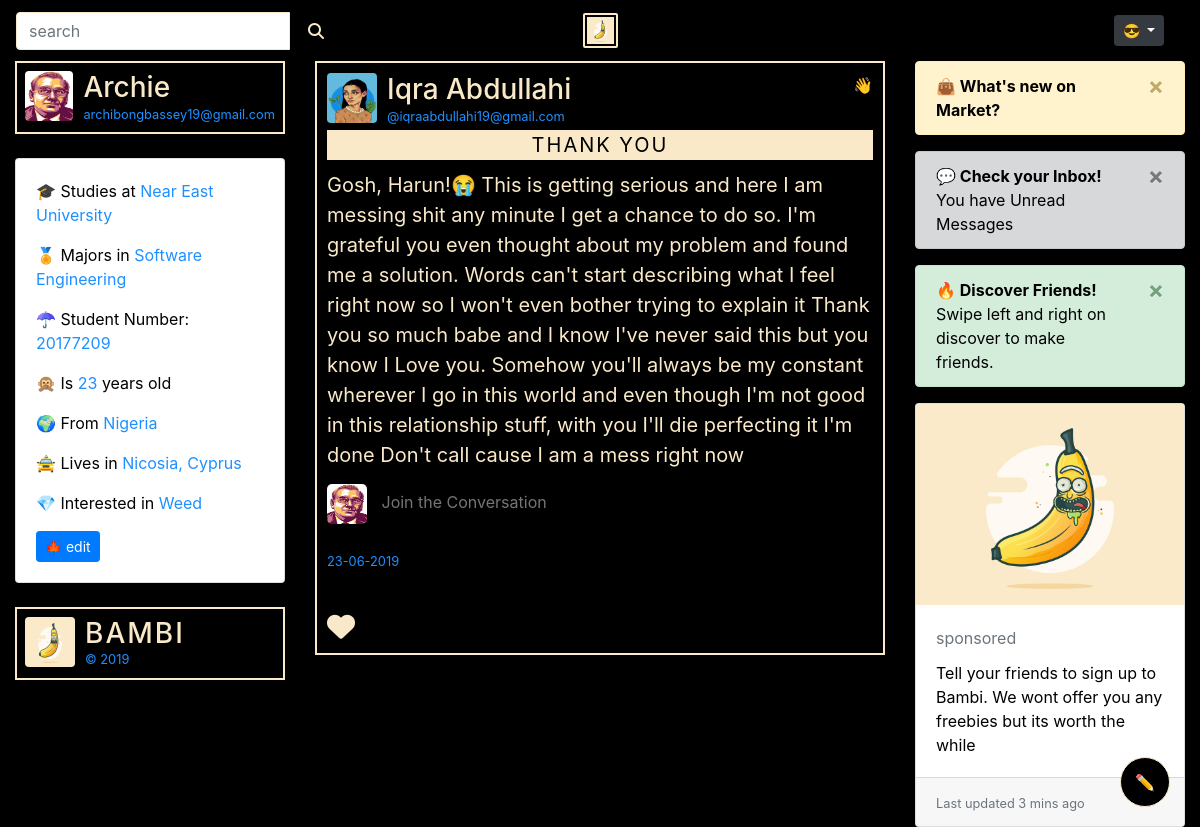
The app's page /post/1 (signed in) with its own data.
### bambiv3/models.py (models this page shows, shortened)
class User(db.Model, UserMixin):
	id = db.Column(db.Integer, primary_key=True)
	username = db.Column(db.String(20), unique=True, nullable=False)
	email = db.Column(db.String(120), unique=True, nullable=False)
	image_file = db.Column(db.String(20), nullable=False, default='default.jpg')
	password = db.Column(db.String(60), nullable=False)
	department = db.Column(db.String(20), nullable=False)
	student_number = db.Column(db.Integer(), unique=True, nullable=False)
	age = db.Column(db.Integer(), nullable=False)
	country = db.Column(db.String(20), nullable=False)
	hobby = db.Column(db.String(20), nullable=False)
	posts = db.relationship('Post', backref='author', lazy=True)

class Post(db.Model):
	id = db.Column(db.Integer, primary_key=True)
	title = db.Column(db.String(100)) #nullable=False
	date_posted = db.Column(db.DateTime, nullable=False, default=datetime.utcnow)
	content = db.Column(db.Text, nullable=False)
	user_id = db.Column(db.Integer, db.ForeignKey('user.id'), nullable=False)

### bambiv3/posts/routes.py (the view)
@posts.route('/post/<int:post_id>')
def post(post_id):
	post = Post.query.get_or_404(post_id)
	return render_template('post.html',title=post.title, post=post)

### bambiv3/models.py (called while the page is built)
@login_manager.user_loader
def load_user(user_id):
	return User.query.get(int(user_id))

### bambiv3/templates/post.html (shortened to what this page needs)
{% extends "layout.html" %}
{% block content %}
<div class="container-fluid">
  <div class="row">
    <div class="col-lg-3 d-none d-lg-block">
      {% if current_user.is_authenticated %}
      <header style="color:#F9E9C8;border:2px solid #F9E9C8;padding:8px;cursor:pointer;" data-toggle="modal" data-target="#profile">
        <img src="{{ url_for('static', filename='profile_pics/' + current_user.image_file) }}" alt="default profile" class="profile-thumbnail">
        <div class="profile-name">
          <h3>{{current_user.username}}</h3>
          <small>{{current_user.email}}</small>
        </div>
      </header>
      <br>
    <div class="card about" style="color:#000;text-align:left;">
    <div class="card-body">
      <p> 🎓 Studies at <span>Near East University</span></p>
      <p> 🏅 Majors in <span>{{current_user.department}}</span></p>
      <p> ☂ Student Number: <span>{{current_user.student_number}}</span></p>
      <p> 🙊 Is <span>{{current_user.age}}</span> years old</p>
      <p> 🌍 From <span>{{current_user.country}}</span></p>
      <p> 🚖 Lives in <span>Nicosia, Cyprus</span></p>
      <p> 💎 Interested in <span>{{current_user.hobby}}</span></p>
      <a class="btn btn-sm btn-primary" href="{{ url_for('users.account') }}">🍁 edit</a>
    </div>
  </div>
  <br>
  <header style="color:#F9E9C8;border:2px solid #F9E9C8;padding:8px;">
    <img src="{{ url_for('static', filename='profile_pics/' + 'logo.png') }}" alt="logo" class="profile-thumbnail">
    <div class="profile-name">
      <h3 class="logo">BAMBI</h3>
      <small>&copy 2019</small>
    </div>
  </header>
  {% endif %}
</div>
    <div class="col-lg-6">
	  <div class="post">
			<header>
			    <img src="{{ url_for('static', filename='profile_pics/' + post.author.image_file) }}" alt="profile pic" class="profile-thumbnail">
			    <div class="profile-name">
			      <h3><a href="{{url_for('users.user_posts', username=post.author.username)}}" style="color: #F9E9C8;">{{post.author.username}}</a></h3>
			      <small>@{{post.author.email}}</small>
			    </div>
			    <div class="follow-btn">
            {% if post.author != current_user %}
			      <span title="🍌: Follow {{post.author.username}}" style="cursor:pointer;">👋</span>
            {% else %}
            <i class="fas fa-heart love" style="font-size: 28px;"></i>
            {% endif %}
			    </div>
			  </header>
			  <div id="inner">
          <p style="text-transform: uppercase;letter-spacing: 2px;text-align: center;margin-top: 4px;background:#F9E9C8;color:#000;">{{post.title}}</p>
			    <p>{{post.content|urlize(40, target='_blank')}}</p>
          <div class="comments">
            <img src="{{ url_for('static', filename='profile_pics/' + current_user.image_file) }}" style="width: 40px;height: 40px;border-radius:5px;">
            <input type="text" name="comment" placeholder="Join the Conversation" style="background:#000;border:none;border-radius:5px;outline:none;width:90%;height: 35px;padding:10px;color:#F9E9C8;margin-top:5px;">
          </div>
          <br>
			    <small class="date">{{post.date_posted.strftime('%d-%m-%Y')}}</small>
			    <hr>
			  </div>
    	  <footer>
    			    <div class="stats">
    			      <div class="Retweets">
                  {% if post.author != current_user %}
    			         <i class="fas fa-heart love" style="font-size: 28px;"></i>
                  {% endif %}
    			      </div>
    			    </div>
    			  </footer>
    		</div>
    		<br>
    </div>
    <div class="col-lg-3 d-none d-lg-block">
      {% if current_user.is_authenticated %}
      <div class="alert alert-warning alert-dismissible fade show" role="alert">
        <a href="{{ url_for('main.market') }}"  style="color:#000;text-decoration: none">
      <strong>👜 What's new on Market?</strong></a>
        <button type="button" class="close" data-dismiss="alert" aria-label="Close">
          <span aria-hidden="true">&times;</span>
        </button>
      </div>
      <div class="alert alert-dark alert-dismissible fade show" role="alert">
        <a href="{{ url_for('main.inbox') }}"  style="color:#000;text-decoration: none">
      <strong>💬 Check your Inbox! </strong>You have Unread Messages</a>
        <button type="button" class="close" data-dismiss="alert" aria-label="Close">
          <span aria-hidden="true">&times;</span>
        </button>
      </div>
      <div class="alert alert-success alert-dismissible fade show" role="alert">
        <a href="{{ url_for('main.discover') }}"  style="color:#000;text-decoration: none">
      <strong>🔥 Discover Friends!</strong> Swipe left and right on discover to make friends.</a>
        <button type="button" class="close" data-dismiss="alert" aria-label="Close">
          <span aria-hidden="true">&times;</span>
        </button>
      </div>
      <div class="card" style="color:#000;">
      <img class="card-img-top" src="{{ url_for('static', filename='profile_pics/' + 'logo.png') }}" alt="logo">
      <div class="card-body">
        <h5 class="card-title"><small class="text-muted">sponsored</small></h5>
        <p class="card-text">Tell your friends to sign up to Bambi. We wont offer you any freebies but its worth the while</p>
      </div>
      <div class="card-footer">
        <small class="text-muted">Last updated 3 mins ago</small>
      </div>
    </div>
    {% endif %}
</div>
{% endblock content %}

### bambiv3/static/main.css (style rules this page uses)
body { background:#000; color: #F9E9C8; }
.logo { color:#F9E9C8; letter-spacing:2px; }
.about span, small { color:#1e90ff; }

### bambiv3/templates/post.html (style rules this page uses)
header, footer { display: flex; flex-direction: row; }
header .profile-thumbnail { width: 50px; height: 50px; border-radius: 4px; }
header .profile-name { display: flex; flex-direction:column; margin-left: 10px; }
header .follow-btn { display: flex; margin: 0 0 0 auto; }
header h3, header h4 { display: flex; margin: 0; }
#inner p { margin-bottom: 10px; font-size: 20px; }
#inner hr { margin: 20px 0; border-style: solid; opacity: 0.1; color:#F9E9C8; }
footer .stats { display: flex; font-size: 15px; }
.post { border: 2px solid #F9E9C8; padding: 10px; }
.love { cursor: pointer; }

### records on screen
User: image_file (placeholder picture), username "Archie", email "archibongbassey19@gmail.com", department "Software Engineering", student_number "20177209", age "23", country "Nigeria", hobby "Weed"
User: image_file (picture), author.username "Iqra Abdullahi", author.email "iqraabdullahi19@gmail.com"
Post: title "THANK YOU", content "Gosh, Harun!😭 This is getting serious and here I am messing shit any minute I get a chance to do so. I'm grateful you even thought about my problem and found me a solution. Words can't start describing what I feel right now so I won't even bother trying to explain it Thank you so much babe and I know I've never said this but you know I Love you. Somehow you'll always be my constant wherever I go in this world and even though I'm not good in this relationship stuff, with you I'll die perfecting it I'm done Don't call cause I am a mess right now", date_posted "23-06-2019"
